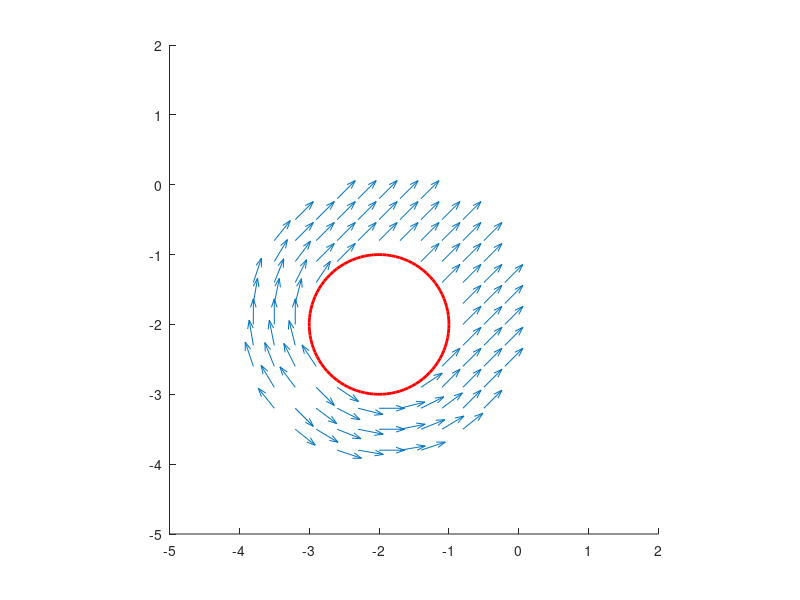

This figure's MATLAB source:
%%BY: Hadi Salman
% NOV/18/2016
%% Reference: Motion planning and collision avoidance using navigation vector fields
% JUST CLICK RUN!

%%
ro = 1;%radius of obstacle
re = 0.0;%safety margin
r_robot= 0.0;% radius of robot

figure;
hold on
viscircles([-2,-2],ro);
axis equal;
axis([-5 2 -5 2]);
% scatter(0,0,'x');
% text(0,0,'  target');

% obstacles' positions
xo = [-2];
yo = [-2];
N = numel(xo); % number of obstacles

% repulsive vector field (for one obstacle)
phi = atan2(- yo, -xo)+ pi;
p = [cos(phi), sin(phi)];% direction from obstacle to origin
% p = [1,0];
resolution = 0.3;
[x,y] = meshgrid(-5.0:resolution:2.0,-5.0:resolution:2.0);

% %repalsive vector fields around obstacle o
% %lambda = 1: p.deltaR > 0 (Check ref. paper sec: III)
% Fox1 = p(2)*(x-xo).*(y-yo) - p(1)*(y-yo).^2;
% Foy1 = p(1)*(x-xo).*(y-yo) - p(2)*(x-xo).^2;
% 
% %lambda = 0 p.deltaR < 0  (Check ref. paper sec: III)
% Fox0 = -p(1)*(x-xo).^2 - p(1)*(y-yo).^2;
% Foy0 = -p(2)*(y-yo).^2 - p(2)*(x-xo).^2;

%%
% refer to the paper sec III
%valur of B at some point r > rz = ro+re+r
r = ro + r_robot + re + 1; 
BF = ro^2 - r^2;
BZ = ro^2 - (ro + r_robot +re)^2;

i=0;
j=0;
Fox = zeros(size(x));
Foy = zeros(size(x));
for xi = -5.0:resolution:2.0
   j=j+1;
   i=0;
    for yi = -5.0:resolution:2.0
       i=i+1;
       dx = xi-xo;
       dy = yi-yo;
       
       B = ro^2 - dx^2 - dy^2;
       
       if(B <= BF || B > 0)
          sigma = 1;
       elseif (B > BF && B < BZ)
           a = 2/(BZ- BF)^3;
           b = -3*(BZ+BF)/(BZ-BF)^3;
           c = 6*BZ*BF/(BZ-BF)^3;
           d = BZ^2*(BZ - 3*BF)/(BZ-BF)^3;
           sigma =a*B^3 + b*B^2 + c*B + d;
       else 
          sigma = 0;
       end
           
       if (p*[dx; dy] >= 0)
            Fox(i, j) =  (1-sigma)*(p(2)*(dx)*(dy) - p(1)*(dy)^2)/norm([(p(2)*(dx)*(dy) - p(1)*(dy)^2),(p(1)*(dx)*(dy) - p(2)*(dx)^2)]);
            Foy(i, j) =  (1-sigma)*(p(1)*(dx)*(dy) - p(2)*(dx)^2)/norm([(p(2)*(dx)*(dy) - p(1)*(dy)^2),(p(1)*(dx)*(dy) - p(2)*(dx)^2)]);
       end
       
       if (p*[dx; dy]<0)
            Fox(i, j) =  (1-sigma)*(-p(1)*(dx).^2 - p(1)*(dy).^2)/norm([(-p(1)*(dx).^2 - p(1)*(dy).^2),(-p(2)*(dy).^2 - p(2)*(dx).^2)]);
            Foy(i, j) =  (1-sigma)*(-p(2)*(dy).^2 - p(2)*(dx).^2)/norm([(-p(1)*(dx).^2 - p(1)*(dy).^2),(-p(2)*(dy).^2 - p(2)*(dx).^2)]);
       end
    end
end

% Fox = Fox1;
% Foy =  Foy1;
% figure(1)
L = sqrt(Fox.^2 + Foy.^2);
quiver(x,y,Fox./L,Foy./L);

